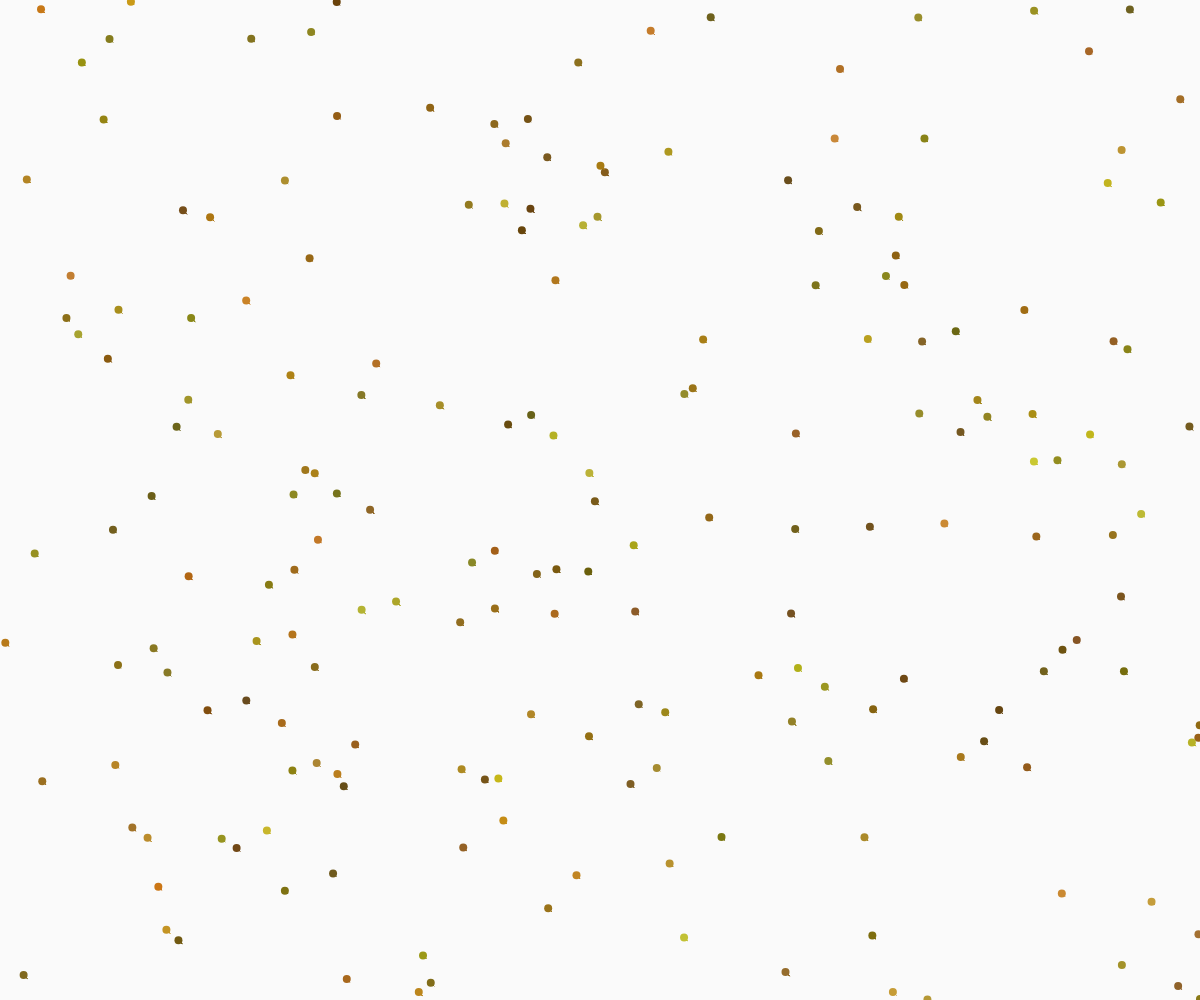
Frame 1 (no input)
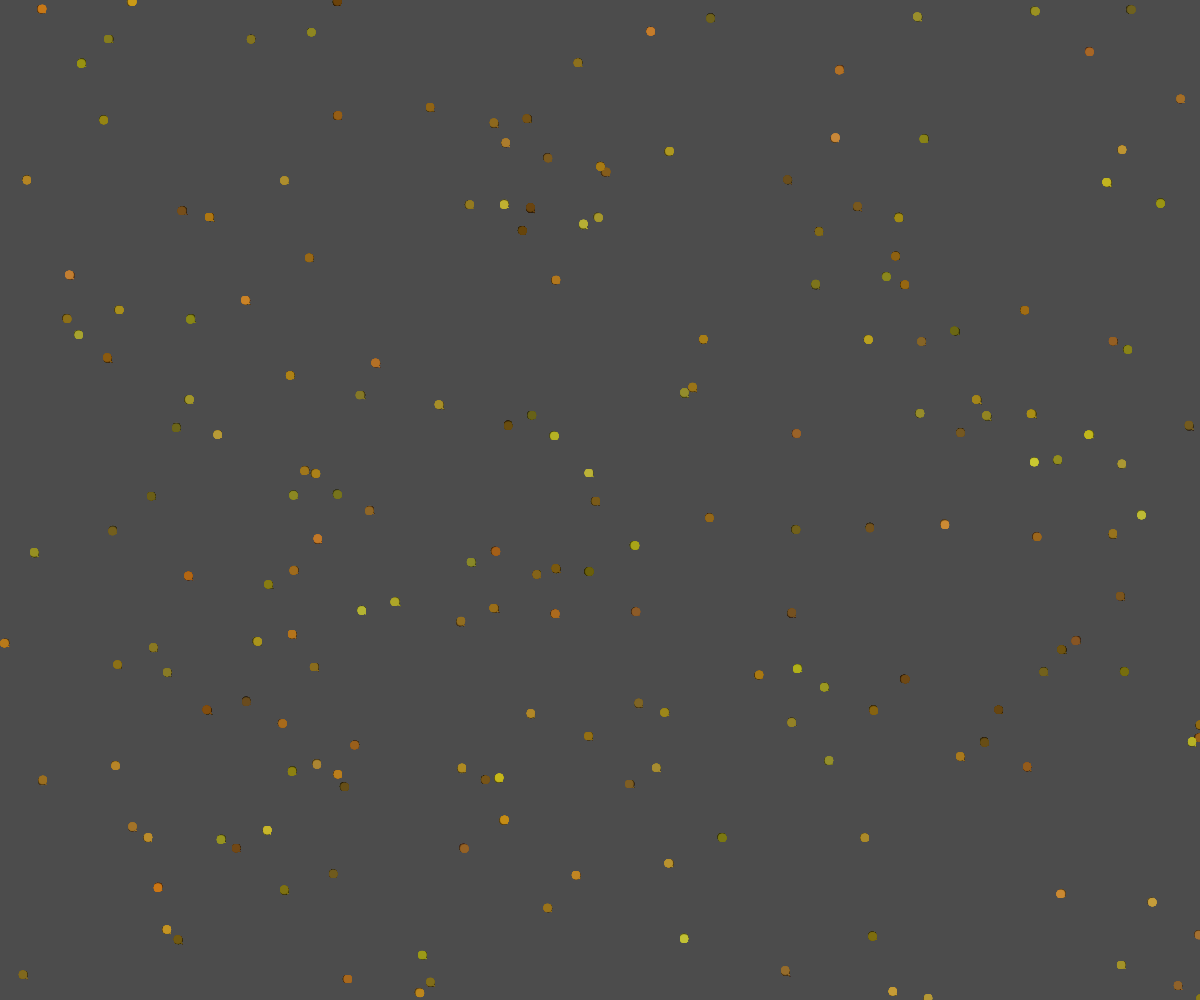
Frame 60 (no input)
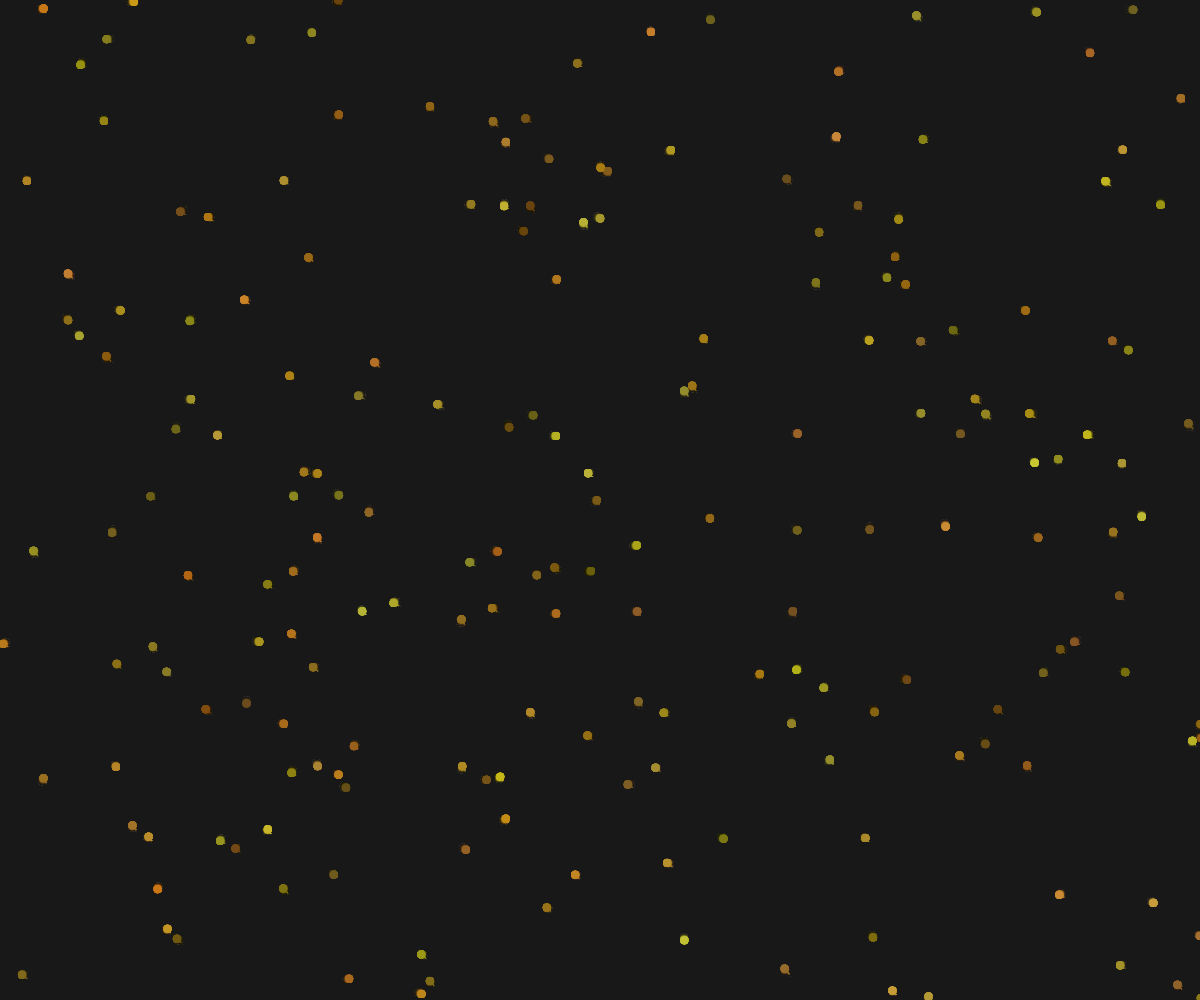
Frame 120 (the mouse pressed at the canvas centre since frame 60)

The p5.js sketch that drew these frames (run headless with seeded random() and noise() and a simulated clock; from frame 60 on, the mouse is pressed at the canvas centre):

// p5.js sketch
// ── sketch.js
let threads = [];
let time = 0;
const numThreads = 200;

function setup() {
  createCanvas(windowWidth, windowHeight);
  colorMode(HSB, 360, 100, 100, 1);
  
  // Initialize threads with varying properties
  for (let i = 0; i < numThreads; i++) {
    threads.push({
      x: random(width),
      y: random(height),
      size: random(200, 600),
      speed: random(0.001, 0.003),
      angle: random(TWO_PI),
      color: color(random(30, 60), random(70, 90), random(40, 80)),
      segments: [],
      segmentCount: 20,
    });
  }
  
  // Pre-generate thread segments
  for (let i = 0; i < threads.length; i++) {
    let t = threads[i];
    t.segments = [];
    for (let j = 0; j < t.segmentCount; j++) {
      t.segments.push({
        x: t.x,
        y: t.y,
        age: 0
      });
    }
  }
}

function draw() {
  background(0, 0, 10, 0.02); // Semi-transparent background for trail effect
  
  time += 0.005;
  
  // Draw and update each thread
  for (let i = 0; i < threads.length; i++) {
    let t = threads[i];
    
    // Update position based on time and angle
    t.x += cos(t.angle) * t.speed * 10;
    t.y += sin(t.angle) * t.speed * 10;
    
    // Wrap around edges
    if (t.x > width + 500) t.x = -500;
    if (t.x < -500) t.x = width + 500;
    if (t.y > height + 500) t.y = -500;
    if (t.y < -500) t.y = height + 500;
    
    // Apply subtle noise to angle for organic movement
    t.angle += noise(t.x * 0.002, t.y * 0.002, time) * 0.03 - 0.015;
    
    // Update segments with smooth motion
    for (let j = 0; j < t.segments.length; j++) {
      let s = t.segments[j];
      
      // Move segment towards current thread position
      s.x += (t.x - s.x) * 0.02;
      s.y += (t.y - s.y) * 0.02;
      
      // Age the segment
      s.age += 0.01;
    }
    
    // Draw thread as a series of connected segments
    stroke(t.color);
    noFill();
    strokeWeight(1);
    
    beginShape();
    for (let j = 0; j < t.segments.length; j++) {
      let s = t.segments[j];
      let alpha = map(s.age, 0, 2, 0, 1);
      stroke(t.color, alpha);
      
      // Add a bit of noise to the segment position for organic flow
      let n = noise(s.x * 0.005, s.y * 0.005, time + j) * 5;
      vertex(s.x + n, s.y + n);
    }
    endShape();
    
    // Draw a central point with glow effect
    fill(t.color, 0.7);
    noStroke();
    ellipse(t.x, t.y, 8, 8);
  }
}

function windowResized() {
  resizeCanvas(windowWidth, windowHeight);
}
